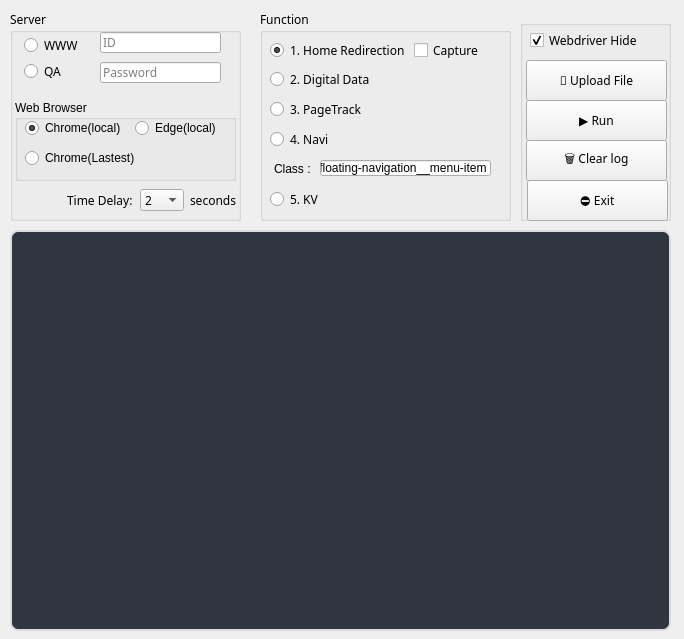
<?xml version="1.0" encoding="UTF-8"?>
<ui version="4.0">
 <class>Form</class>
 <widget class="QWidget" name="Form">
  <property name="geometry">
   <rect>
    <x>0</x>
    <y>0</y>
    <width>684</width>
    <height>639</height>
   </rect>
  </property>
  <property name="cursor">
   <cursorShape>ArrowCursor</cursorShape>
  </property>
  <property name="contextMenuPolicy">
   <enum>Qt::PreventContextMenu</enum>
  </property>
  <property name="windowTitle">
   <string>Tagging Ops_Unpacked</string>
  </property>
  <property name="styleSheet">
   <string notr="true">
       QTextEdit {
        border: 2px solid #dcdde1;
        border-radius: 8px;
        padding: 8px;
        background-color: #2f3640;
        color: #f5f6fa;
        font-family: 'Consolas', 'D2Coding';
        font-size: 9pt;
    }
   </string>
  </property>
  <widget class="QGroupBox" name="groupBox">
   <property name="geometry">
    <rect>
     <x>10</x>
     <y>10</y>
     <width>231</width>
     <height>211</height>
    </rect>
   </property>
   <property name="font">
    <font>
     <family>함초롬돋움</family>
     <pointsize>9</pointsize>
     <weight>50</weight>
     <italic>false</italic>
     <bold>false</bold>
    </font>
   </property>
   <property name="title">
    <string>Server</string>
   </property>
   <widget class="QRadioButton" name="radioButton_1">
    <property name="geometry">
     <rect>
      <x>14</x>
      <y>26</y>
      <width>71</width>
      <height>19</height>
     </rect>
    </property>
    <property name="font">
     <font>
      <family>함초롬돋움</family>
      <pointsize>9</pointsize>
      <weight>50</weight>
      <italic>false</italic>
      <bold>false</bold>
     </font>
    </property>
    <property name="text">
     <string>WWW</string>
    </property>
   </widget>
   <widget class="QRadioButton" name="radioButton_2">
    <property name="geometry">
     <rect>
      <x>14</x>
      <y>52</y>
      <width>71</width>
      <height>19</height>
     </rect>
    </property>
    <property name="font">
     <font>
      <family>함초롬돋움</family>
      <pointsize>9</pointsize>
      <weight>50</weight>
      <italic>false</italic>
      <bold>false</bold>
     </font>
    </property>
    <property name="text">
     <string>QA</string>
    </property>
    <property name="checkable">
     <bool>true</bool>
    </property>
    <property name="checked">
     <bool>false</bool>
    </property>
   </widget>
   <widget class="QLineEdit" name="lineEdit_id">
    <property name="geometry">
     <rect>
      <x>90</x>
      <y>22</y>
      <width>121</width>
      <height>21</height>
     </rect>
    </property>
    <property name="font">
     <font>
      <family>함초롬돋움</family>
      <pointsize>9</pointsize>
      <weight>50</weight>
      <italic>false</italic>
      <bold>false</bold>
     </font>
    </property>
    <property name="text">
     <string/>
    </property>
    <property name="placeholderText">
     <string>ID</string>
    </property>
   </widget>
   <widget class="QLineEdit" name="lineEdit_password">
    <property name="geometry">
     <rect>
      <x>90</x>
      <y>52</y>
      <width>121</width>
      <height>21</height>
     </rect>
    </property>
    <property name="font">
     <font>
      <family>함초롬돋움</family>
      <pointsize>9</pointsize>
      <weight>50</weight>
      <italic>false</italic>
      <bold>false</bold>
     </font>
    </property>
    <property name="text">
     <string/>
    </property>
    <property name="echoMode">
     <enum>QLineEdit::Password</enum>
    </property>
    <property name="placeholderText">
     <string>Password</string>
    </property>
   </widget>
   <widget class="QLabel" name="label_sec">
    <property name="geometry">
     <rect>
      <x>180</x>
      <y>166</y>
      <width>46</width>
      <height>49</height>
     </rect>
    </property>
    <property name="font">
     <font>
      <family>함초롬돋움</family>
      <pointsize>9</pointsize>
      <weight>50</weight>
      <italic>false</italic>
      <bold>false</bold>
     </font>
    </property>
    <property name="text">
     <string>seconds</string>
    </property>
   </widget>
   <widget class="QComboBox" name="timeBox">
    <property name="geometry">
     <rect>
      <x>130</x>
      <y>179</y>
      <width>44</width>
      <height>22</height>
     </rect>
    </property>
    <property name="font">
     <font>
      <family>함초롬돋움</family>
      <pointsize>9</pointsize>
      <weight>50</weight>
      <italic>false</italic>
      <bold>false</bold>
     </font>
    </property>
    <property name="currentText">
     <string>2</string>
    </property>
    <item>
     <property name="text">
      <string>2</string>
     </property>
    </item>
    <item>
     <property name="text">
      <string>3</string>
     </property>
    </item>
    <item>
     <property name="text">
      <string>4</string>
     </property>
    </item>
    <item>
     <property name="text">
      <string>5</string>
     </property>
    </item>
   </widget>
   <widget class="QLabel" name="label">
    <property name="geometry">
     <rect>
      <x>57</x>
      <y>166</y>
      <width>67</width>
      <height>49</height>
     </rect>
    </property>
    <property name="font">
     <font>
      <family>함초롬돋움</family>
      <pointsize>9</pointsize>
      <weight>50</weight>
      <italic>false</italic>
      <bold>false</bold>
     </font>
    </property>
    <property name="text">
     <string>Time Delay:</string>
    </property>
   </widget>
   <widget class="QGroupBox" name="groupBox_4">
    <property name="geometry">
     <rect>
      <x>5</x>
      <y>90</y>
      <width>221</width>
      <height>81</height>
     </rect>
    </property>
    <property name="title">
     <string>Web Browser</string>
    </property>
    <widget class="QRadioButton" name="edge_radioButton">
     <property name="geometry">
      <rect>
       <x>120</x>
       <y>20</y>
       <width>91</width>
       <height>16</height>
      </rect>
     </property>
     <property name="text">
      <string>Edge(local)</string>
     </property>
     <property name="checked">
      <bool>false</bool>
     </property>
    </widget>
    <widget class="QRadioButton" name="chrome_radioButton">
     <property name="geometry">
      <rect>
       <x>10</x>
       <y>20</y>
       <width>111</width>
       <height>16</height>
      </rect>
     </property>
     <property name="text">
      <string>Chrome(local)</string>
     </property>
     <property name="checked">
      <bool>true</bool>
     </property>
    </widget>
    <widget class="QRadioButton" name="chromelatest_radioButton">
     <property name="geometry">
      <rect>
       <x>10</x>
       <y>50</y>
       <width>121</width>
       <height>16</height>
      </rect>
     </property>
     <property name="text">
      <string>Chrome(Lastest)</string>
     </property>
    </widget>
   </widget>
  </widget>
  <widget class="QTextEdit" name="textEdit">
   <property name="geometry">
    <rect>
     <x>10</x>
     <y>230</y>
     <width>661</width>
     <height>401</height>
    </rect>
   </property>
   <property name="font">
    <font>
     <family>Consolas</family>
     <pointsize>9</pointsize>
     <weight>50</weight>
     <italic>false</italic>
     <bold>false</bold>
    </font>
   </property>
   <property name="cursor" stdset="0">
    <cursorShape>ArrowCursor</cursorShape>
   </property>
   <property name="contextMenuPolicy">
    <enum>Qt::DefaultContextMenu</enum>
   </property>
   <property name="verticalScrollBarPolicy">
    <enum>Qt::ScrollBarAsNeeded</enum>
   </property>
   <property name="readOnly">
    <bool>true</bool>
   </property>
  </widget>
  <widget class="QGroupBox" name="groupBox_2">
   <property name="geometry">
    <rect>
     <x>260</x>
     <y>10</y>
     <width>251</width>
     <height>211</height>
    </rect>
   </property>
   <property name="font">
    <font>
     <family>함초롬돋움</family>
     <pointsize>9</pointsize>
     <weight>50</weight>
     <italic>false</italic>
     <bold>false</bold>
    </font>
   </property>
   <property name="title">
    <string>Function</string>
   </property>
   <widget class="QRadioButton" name="functionBtn_2">
    <property name="geometry">
     <rect>
      <x>10</x>
      <y>60</y>
      <width>171</width>
      <height>19</height>
     </rect>
    </property>
    <property name="font">
     <font>
      <family>함초롬돋움</family>
      <pointsize>9</pointsize>
      <weight>50</weight>
      <italic>false</italic>
      <bold>false</bold>
     </font>
    </property>
    <property name="text">
     <string>2. Digital Data</string>
    </property>
    <property name="checked">
     <bool>false</bool>
    </property>
   </widget>
   <widget class="QRadioButton" name="functionBtn_3">
    <property name="geometry">
     <rect>
      <x>10</x>
      <y>90</y>
      <width>171</width>
      <height>19</height>
     </rect>
    </property>
    <property name="font">
     <font>
      <family>함초롬돋움</family>
      <pointsize>9</pointsize>
      <weight>50</weight>
      <italic>false</italic>
      <bold>false</bold>
     </font>
    </property>
    <property name="text">
     <string>3. PageTrack</string>
    </property>
   </widget>
   <widget class="QRadioButton" name="functionBtn_4">
    <property name="enabled">
     <bool>true</bool>
    </property>
    <property name="geometry">
     <rect>
      <x>10</x>
      <y>120</y>
      <width>201</width>
      <height>18</height>
     </rect>
    </property>
    <property name="font">
     <font>
      <family>함초롬돋움</family>
      <pointsize>9</pointsize>
      <weight>50</weight>
      <italic>false</italic>
      <bold>false</bold>
     </font>
    </property>
    <property name="text">
     <string>4. Navi</string>
    </property>
   </widget>
   <widget class="QCheckBox" name="captureCheck">
    <property name="geometry">
     <rect>
      <x>154</x>
      <y>30</y>
      <width>68</width>
      <height>20</height>
     </rect>
    </property>
    <property name="font">
     <font>
      <family>함초롬돋움</family>
      <pointsize>9</pointsize>
      <weight>50</weight>
      <italic>false</italic>
      <bold>false</bold>
     </font>
    </property>
    <property name="text">
     <string>Capture</string>
    </property>
   </widget>
   <widget class="QRadioButton" name="functionBtn_1">
    <property name="geometry">
     <rect>
      <x>10</x>
      <y>30</y>
      <width>138</width>
      <height>20</height>
     </rect>
    </property>
    <property name="font">
     <font>
      <family>함초롬돋움</family>
      <pointsize>9</pointsize>
      <weight>50</weight>
      <italic>false</italic>
      <bold>false</bold>
     </font>
    </property>
    <property name="text">
     <string>1. Home Redirection</string>
    </property>
    <property name="checkable">
     <bool>true</bool>
    </property>
    <property name="checked">
     <bool>true</bool>
    </property>
   </widget>
   <widget class="QLabel" name="className_label">
    <property name="geometry">
     <rect>
      <x>14</x>
      <y>153</y>
      <width>56</width>
      <height>12</height>
     </rect>
    </property>
    <property name="text">
     <string>Class : </string>
    </property>
   </widget>
   <widget class="QLineEdit" name="lineEdit_class">
    <property name="geometry">
     <rect>
      <x>60</x>
      <y>150</y>
      <width>171</width>
      <height>16</height>
     </rect>
    </property>
    <property name="text">
     <string>.floating-navigation__menu-item</string>
    </property>
    <property name="placeholderText">
     <string>.floating-navigation__menu-item</string>
    </property>
   </widget>
   <widget class="QRadioButton" name="functionBtn_5">
    <property name="enabled">
     <bool>true</bool>
    </property>
    <property name="geometry">
     <rect>
      <x>10</x>
      <y>180</y>
      <width>201</width>
      <height>18</height>
     </rect>
    </property>
    <property name="font">
     <font>
      <family>함초롬돋움</family>
      <pointsize>9</pointsize>
      <weight>50</weight>
      <italic>false</italic>
      <bold>false</bold>
     </font>
    </property>
    <property name="text">
     <string>5. KV</string>
    </property>
   </widget>
  </widget>
  <widget class="QGroupBox" name="groupBox_3">
   <property name="geometry">
    <rect>
     <x>520</x>
     <y>20</y>
     <width>151</width>
     <height>201</height>
    </rect>
   </property>
   <property name="font">
    <font>
     <family>함초롬돋움</family>
     <pointsize>9</pointsize>
     <weight>50</weight>
     <italic>false</italic>
     <bold>false</bold>
    </font>
   </property>
   <property name="title">
    <string/>
   </property>
   <widget class="QCheckBox" name="webDrivercheckBox">
    <property name="geometry">
     <rect>
      <x>10</x>
      <y>10</y>
      <width>139</width>
      <height>20</height>
     </rect>
    </property>
    <property name="font">
     <font>
      <family>함초롬돋움</family>
      <pointsize>9</pointsize>
      <weight>50</weight>
      <italic>false</italic>
      <bold>false</bold>
     </font>
    </property>
    <property name="toolTip">
     <string>&lt;html&gt;&lt;head/&gt;&lt;body&gt;&lt;p&gt;&lt;span style=&quot; font-size:12pt; font-weight:600;&quot;&gt;체크 권장.&lt;/span&gt;&lt;/p&gt;&lt;/body&gt;&lt;/html&gt;</string>
    </property>
    <property name="layoutDirection">
     <enum>Qt::LeftToRight</enum>
    </property>
    <property name="text">
     <string>Webdriver Hide</string>
    </property>
    <property name="checked">
     <bool>true</bool>
    </property>
   </widget>
   <widget class="QToolButton" name="uploadButton">
    <property name="geometry">
     <rect>
      <x>6</x>
      <y>40</y>
      <width>141</width>
      <height>41</height>
     </rect>
    </property>
    <property name="font">
     <font>
      <family>함초롬돋움</family>
      <pointsize>9</pointsize>
      <weight>50</weight>
      <italic>false</italic>
      <bold>false</bold>
     </font>
    </property>
    <property name="text">
     <string>📁 Upload File</string>
    </property>
   </widget>
   <widget class="QPushButton" name="exitBtn">
    <property name="geometry">
     <rect>
      <x>7</x>
      <y>160</y>
      <width>141</width>
      <height>41</height>
     </rect>
    </property>
    <property name="font">
     <font>
      <family>함초롬돋움</family>
      <pointsize>9</pointsize>
      <weight>50</weight>
      <italic>false</italic>
      <bold>false</bold>
     </font>
    </property>
    <property name="text">
     <string>⛔ Exit</string>
    </property>
   </widget>
   <widget class="QPushButton" name="runButton">
    <property name="geometry">
     <rect>
      <x>6</x>
      <y>80</y>
      <width>141</width>
      <height>41</height>
     </rect>
    </property>
    <property name="font">
     <font>
      <family>함초롬돋움</family>
      <pointsize>9</pointsize>
      <weight>50</weight>
      <italic>false</italic>
      <bold>false</bold>
     </font>
    </property>
    <property name="text">
     <string>▶ Run</string>
    </property>
   </widget>
   <widget class="QPushButton" name="removeBtn">
    <property name="geometry">
     <rect>
      <x>6</x>
      <y>120</y>
      <width>141</width>
      <height>41</height>
     </rect>
    </property>
    <property name="font">
     <font>
      <family>함초롬돋움</family>
      <pointsize>9</pointsize>
      <weight>50</weight>
      <italic>false</italic>
      <bold>false</bold>
     </font>
    </property>
    <property name="text">
     <string>🗑 Clear log</string>
    </property>
   </widget>
  </widget>
  <zorder>groupBox_2</zorder>
  <zorder>groupBox</zorder>
  <zorder>textEdit</zorder>
  <zorder>groupBox_3</zorder>
 </widget>
 <resources/>
 <connections/>
</ui>
